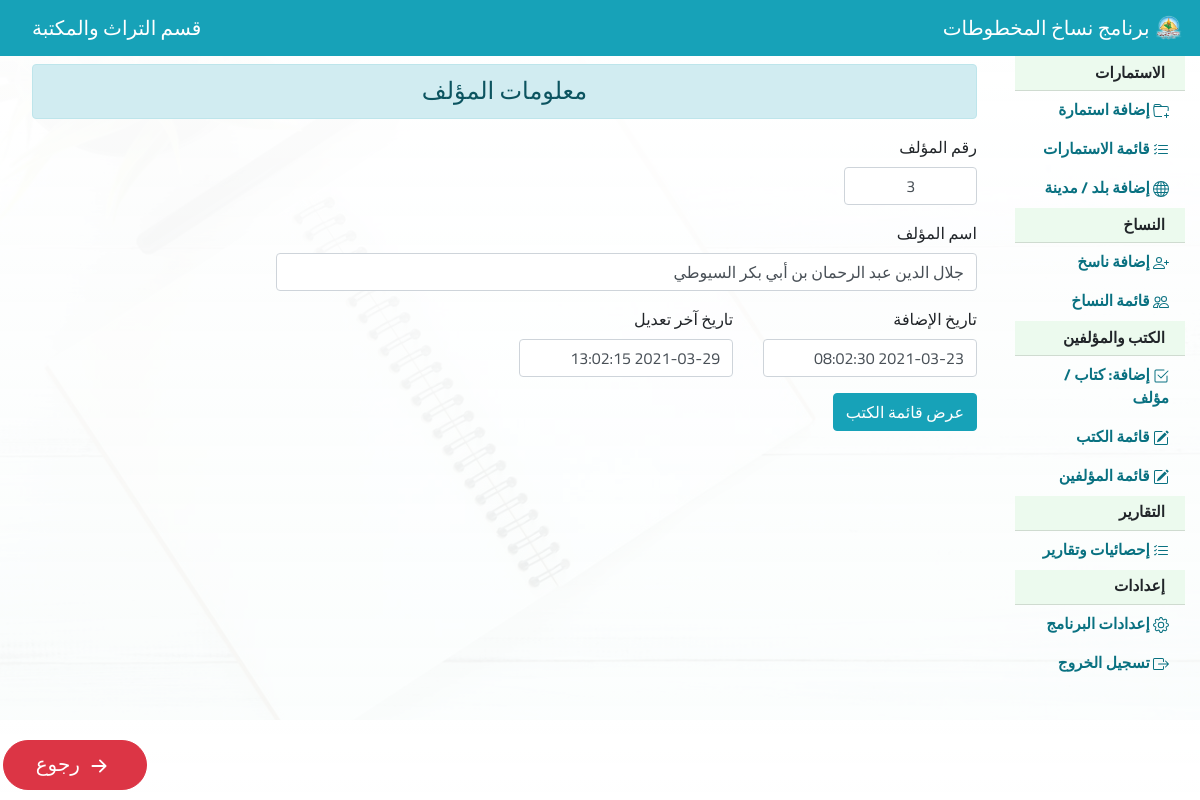
The app's page /previewAuthor.php?auth_id=3 (signed in) with its own data.
### tables this page shows
CREATE TABLE `c_authors` (
  `auth_id` int(11) NOT NULL,
  `auth_name` varchar(90) NOT NULL,
  `creation_date` datetime NOT NULL,
  `last_edit_date` datetime NOT NULL
);

### previewAuthor.php (the view, shortened to what this page needs)
<?php
include 'header.php';
if (isset($_GET['auth_id'])) {
    $auth_id = $_GET['auth_id'];
    $searchQry = "SELECT *
    FROM c_authors
    WHERE auth_id = '$auth_id'";
    $searchResult = mysqli_query($conn, $searchQry);
    while ($row = mysqli_fetch_array($searchResult)) {
        $auth_id = $row['auth_id'];
        $auth_name = $row['auth_name'];
        $creation_date = $row['creation_date'];
        $last_edit_date = $row['last_edit_date'];
    }
}
?>
<!DOCTYPE html>
<html lang="ar">
<head>
</head>
<body class="my_bg">
    <div class="container-fluid mt-5">
        <?php include "sideBar.php" ?>
        <div class="col-10 my_mr_sidebar pt-3">
            <div class="alert alert-info text-center h4" role="alert">
                معلومات المؤلف
            </div>
            <form action="" method="post" enctype="multipart/form-data">
                <div class="row mt-3">
                    <div class="col-md-2">
                        <label for="auth_id" class="form-label">رقم المؤلف</label>
                        <input type="text" class="form-control text-center" value="<?php echo $auth_id ?>"
                            name="auth_id" id="auth_id" readonly>
                    </div>
                </div>
                <div class="row mt-3">
                    <div class="col-md-9">
                        <label for="auth_name" class="form-label">اسم المؤلف</label>
                        <input type="text" class="form-control" value="<?php echo $auth_name ?>" name="auth_name"
                            id="auth_name" readonly>
                    </div>
                </div>
                <div class="row mt-3">
                    <div class="col-md-3">
                        <label for="creation_date" class="form-label">تاريخ الإضافة</label>
                        <input type="text" class="form-control" value="<?php echo $creation_date ?>" id="creation_date"
                            readonly>
                    </div>
                    <div class="col-md-3">
                        <label for="last_edit_date" class="form-label">تاريخ آخر تعديل</label>
                        <input type="text" class="form-control" value="<?php echo $last_edit_date ?>"
                            id="last_edit_date" readonly>
                    </div>
                </div>
                <button type="submit" name="bookList" class="btn btn-info mt-3 mb-3">عرض قائمة
                    الكتب </button>
            </form>
            <button type="button" class="my_fixed_button1 my_col_btn btn btn-danger btn-lg rounded-pill"
                onclick="window.history.go(-1);">
                <svg xmlns="http://www.w3.org/2000/svg" width="30" height="30" fill="currentColor"
                    class="bi bi-arrow-right-short" viewBox="0 0 16 16">
                    <path fill-rule="evenodd"
                        d="M4 8a.5.5 0 0 1 .5-.5h5.793L8.146 5.354a.5.5 0 1 1 .708-.708l3 3a.5.5 0 0 1 0 .708l-3 3a.5.5 0 0 1-.708-.708L10.293 8.5H4.5A.5.5 0 0 1 4 8z" />
                </svg>
                رجوع
            </button>
        </div>
    </div>
</body>
</html>

### css/style.css (style rules this page uses)
body { font-family: "Cairo", sans-serif; }
body, html { height: 90%; margin: 0; }
.form-control:disabled, .form-control[readonly] { background-color: white; }
.my_mr_sidebar { margin-right: 16.5%; }
.my_fixed_button1 { position: fixed; left: 0; bottom: 10px; z-index: 1030; }
.my_col_btn { width: 12%; margin: auto 3px; }
.my_bg { background: linear-gradient(rgba(255, 255, 255, 1), rgba(252, 255, 254, 0.9)), url(../img/preview.jpg) center / cover no-repeat fixed; min-height: 100%; }

### records on screen
c_authors: auth_id "3", auth_name "جلال الدين عبد الرحمان بن أبي بكر السيوطي", creation_date "2021-03-23 08:02:30", last_edit_date "2021-03-29 13:02:15"

### other values on screen
$ProjTitle "برنامج نساخ المخطوطات"
